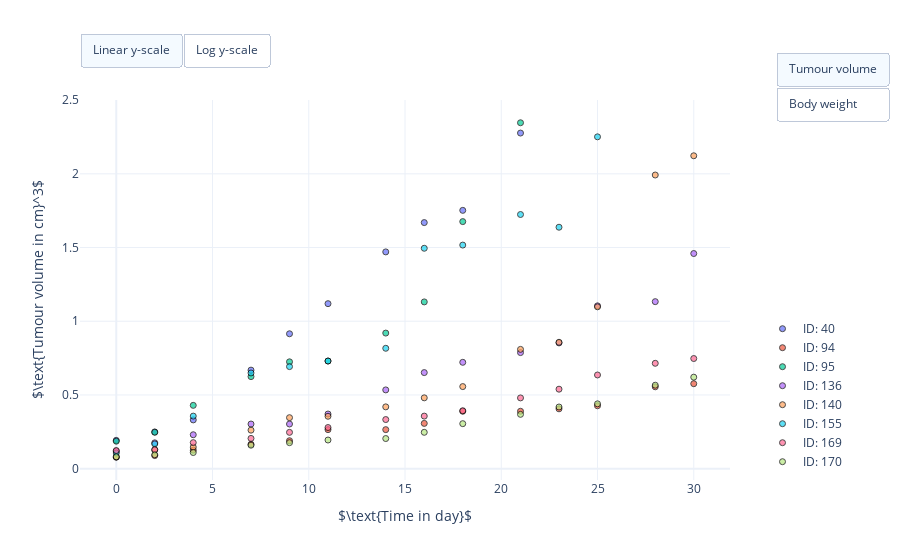

Notebook code for this chart:
### Markdown cell above
## Recap: Observed tumour growth in absence of treatment

In [1] patient-derived tumour explants LXF A677 (adenocarcinoma of the lung) were implanted in mice. The tumour growth was monitored over a period of 30 days. For more information on the dataset please refer to [[n3](https://nbviewer.jupyter.org/github/DavAug/ErlotinibGefitinib/blob/master/notebooks/lung_cancer/control_growth/data_preparation.ipynb)].

### Code cell
import os

import pandas as pd

import pkpd.plots


# Import data
# Get path of current working directory
path = os.getcwd()

# Import LXF A677 control growth data
data = pd.read_csv(path + '/data/lxf_control_growth.csv')

# Create scatter plot
fig = pkpd.plots.plot_measurements(data)

# Show figure
fig.show()

### Figure 1 — Plotly figure (JSON) as saved in the notebook; plotly's stock layout.template omitted (floating-point values rounded to 4 significant figures)
{"data": [{"hovertemplate": "<b>ID: 40</b><br>Time: %{x:} day<br>Tumour volume: %{y:.02f} cm^3<br>Body weight: %{text}<br>Cancer type: Lung cancer (LXF A677)<br><extra></extra>", "marker": {"color": "#636EFA", "line": {"color": "black", "width": 1}, "opacity": 0.7, "symbol": "circle"}, "mode": "markers", "name": "ID: 40", "showlegend": true, "text": ["26.8 g", "26.1 g", "26.5 g", "26.5 g", "27.1 g", "26.0 g", "26.4 g", "26.0 g", "25.4 g", "26.2 g"], "type": "scatter", "x": [0, 2, 4, 7, 9, 11, 14, 16, 18, 21], "y": [0.1918, 0.2492, 0.3307, 0.6684, 0.915, 1.119, 1.47, 1.669, 1.752, 2.277]}, {"hovertemplate": "<b>ID: 40</b><br>Time: %{x:} day<br>Tumour volume: %{y:.02f} cm^3<br>Body weight: %{text}<br>Cancer type: Lung cancer (LXF A677)<br><extra></extra>", "marker": {"color": "#636EFA", "line": {"color": "black", "width": 1}, "opacity": 0.7, "symbol": "circle"}, "mode": "markers", "name": "ID: 40", "showlegend": true, "text": ["26.8 g", "26.1 g", "26.5 g", "26.5 g", "27.1 g", "26.0 g", "26.4 g", "26.0 g", "25.4 g", "26.2 g"], "type": "scatter", "visible": false, "x": [0, 2, 4, 7, 9, 11, 14, 16, 18, 21], "y": [26.8, 26.1, 26.5, 26.5, 27.1, 26, 26.4, 26, 25.4, 26.2]}, {"hovertemplate": "<b>ID: 94</b><br>Time: %{x:} day<br>Tumour volume: %{y:.02f} cm^3<br>Body weight: %{text}<br>Cancer type: Lung cancer (LXF A677)<br><extra></extra>", "marker": {"color": "#EF553B", "line": {"color": "black", "width": 1}, "opacity": 0.7, "symbol": "circle"}, "mode": "markers", "name": "ID: 94", "showlegend": true, "text": ["18.3 g", "18.2 g", "18.5 g", "18.3 g", "18.7 g", "17.9 g", "18.4 g", "18.2 g", "18.7 g", "20.0 g", "20.2 g", "20.3 g", "20.0 g", "19.2 g"], "type": "scatter", "x": [0, 2, 4, 7, 9, 11, 14, 16, 18, 21, 23, 25, 28, 30], "y": [0.07725, 0.08848, 0.1253, 0.1655, 0.1895, 0.2647, 0.2647, 0.3069, 0.3892, 0.3892, 0.4058, 0.4265, 0.5551, 0.5762]}, {"hovertemplate": "<b>ID: 94</b><br>Time: %{x:} day<br>Tumour volume: %{y:.02f} cm^3<br>Body weight: %{text}<br>Cancer type: Lung cancer (LXF A677)<br><extra></extra>", "marker": {"color": "#EF553B", "line": {"color": "black", "width": 1}, "opacity": 0.7, "symbol": "circle"}, "mode": "markers", "name": "ID: 94", "showlegend": true, "text": ["18.3 g", "18.2 g", "18.5 g", "18.3 g", "18.7 g", "17.9 g", "18.4 g", "18.2 g", "18.7 g", "20.0 g", "20.2 g", "20.3 g", "20.0 g", "19.2 g"], "type": "scatter", "visible": false, "x": [0, 2, 4, 7, 9, 11, 14, 16, 18, 21, 23, 25, 28, 30], "y": [18.3, 18.2, 18.5, 18.3, 18.7, 17.9, 18.4, 18.2, 18.7, 20, 20.2, 20.3, 20, 19.2]}, {"hovertemplate": "<b>ID: 95</b><br>Time: %{x:} day<br>Tumour volume: %{y:.02f} cm^3<br>Body weight: %{text}<br>Cancer type: Lung cancer (LXF A677)<br><extra></extra>", "marker": {"color": "#00CC96", "line": {"color": "black", "width": 1}, "opacity": 0.7, "symbol": "circle"}, "mode": "markers", "name": "ID: 95", "showlegend": true, "text": ["22.3 g", "23.0 g", "22.4 g", "23.6 g", "24.1 g", "22.7 g", "23.6 g", "23.3 g", "23.3 g", "23.3 g"], "type": "scatter", "x": [0, 2, 4, 7, 9, 11, 14, 16, 18, 21], "y": [0.1862, 0.2464, 0.4293, 0.6243, 0.7247, 0.7301, 0.9196, 1.131, 1.676, 2.347]}, {"hovertemplate": "<b>ID: 95</b><br>Time: %{x:} day<br>Tumour volume: %{y:.02f} cm^3<br>Body weight: %{text}<br>Cancer type: Lung cancer (LXF A677)<br><extra></extra>", "marker": {"color": "#00CC96", "line": {"color": "black", "width": 1}, "opacity": 0.7, "symbol": "circle"}, "mode": "markers", "name": "ID: 95", "showlegend": true, "text": ["22.3 g", "23.0 g", "22.4 g", "23.6 g", "24.1 g", "22.7 g", "23.6 g", "23.3 g", "23.3 g", "23.3 g"], "type": "scatter", "visible": false, "x": [0, 2, 4, 7, 9, 11, 14, 16, 18, 21], "y": [22.3, 23, 22.4, 23.6, 24.1, 22.7, 23.6, 23.3, 23.3, 23.3]}, {"hovertemplate": "<b>ID: 136</b><br>Time: %{x:} day<br>Tumour volume: %{y:.02f} cm^3<br>Body weight: %{text}<br>Cancer type: Lung cancer (LXF A677)<br><extra></extra>", "marker": {"color": "#AB63FA", "line": {"color": "black", "width": 1}, "opacity": 0.7, "symbol": "circle"}, "mode": "markers", "name": "ID: 136", "showlegend": true, "text": ["25.4 g", "26.2 g", "28.3 g", "28.0 g", "25.1 g", "22.9 g", "24.1 g", "23.9 g", "23.0 g", "24.0 g", "23.7 g", "24.7 g", "24.6 g", "24.2 g"], "type": "scatter", "x": [0, 2, 4, 7, 9, 11, 14, 16, 18, 21, 23, 25, 28, 30], "y": [0.1186, 0.1751, 0.23, 0.3027, 0.3027, 0.3704, 0.5342, 0.6517, 0.7213, 0.7873, 0.853, 1.105, 1.133, 1.459]}, {"hovertemplate": "<b>ID: 136</b><br>Time: %{x:} day<br>Tumour volume: %{y:.02f} cm^3<br>Body weight: %{text}<br>Cancer type: Lung cancer (LXF A677)<br><extra></extra>", "marker": {"color": "#AB63FA", "line": {"color": "black", "width": 1}, "opacity": 0.7, "symbol": "circle"}, "mode": "markers", "name": "ID: 136", "showlegend": true, "text": ["25.4 g", "26.2 g", "28.3 g", "28.0 g", "25.1 g", "22.9 g", "24.1 g", "23.9 g", "23.0 g", "24.0 g", "23.7 g", "24.7 g", "24.6 g", "24.2 g"], "type": "scatter", "visible": false, "x": [0, 2, 4, 7, 9, 11, 14, 16, 18, 21, 23, 25, 28, 30], "y": [25.4, 26.2, 28.3, 28, 25.1, 22.9, 24.1, 23.9, 23, 24, 23.7, 24.7, 24.6, 24.2]}, {"hovertemplate": "<b>ID: 140</b><br>Time: %{x:} day<br>Tumour volume: %{y:.02f} cm^3<br>Body weight: %{text}<br>Cancer type: Lung cancer (LXF A677)<br><extra></extra>", "marker": {"color": "#FFA15A", "line": {"color": "black", "width": 1}, "opacity": 0.7, "symbol": "circle"}, "mode": "markers", "name": "ID: 140", "showlegend": true, "text": ["22.7 g", "23.6 g", "23.6 g", "24.4 g", "25.0 g", "23.5 g", "24.8 g", "24.3 g", "23.8 g", "23.3 g", "23.7 g", "24.8 g", "24.7 g", "24.1 g"], "type": "scatter", "x": [0, 2, 4, 7, 9, 11, 14, 16, 18, 21, 23, 25, 28, 30], "y": [0.07933, 0.1269, 0.1461, 0.2611, 0.3457, 0.3552, 0.419, 0.4803, 0.5567, 0.809, 0.8573, 1.098, 1.992, 2.123]}, {"hovertemplate": "<b>ID: 140</b><br>Time: %{x:} day<br>Tumour volume: %{y:.02f} cm^3<br>Body weight: %{text}<br>Cancer type: Lung cancer (LXF A677)<br><extra></extra>", "marker": {"color": "#FFA15A", "line": {"color": "black", "width": 1}, "opacity": 0.7, "symbol": "circle"}, "mode": "markers", "name": "ID: 140", "showlegend": true, "text": ["22.7 g", "23.6 g", "23.6 g", "24.4 g", "25.0 g", "23.5 g", "24.8 g", "24.3 g", "23.8 g", "23.3 g", "23.7 g", "24.8 g", "24.7 g", "24.1 g"], "type": "scatter", "visible": false, "x": [0, 2, 4, 7, 9, 11, 14, 16, 18, 21, 23, 25, 28, 30], "y": [22.7, 23.6, 23.6, 24.4, 25, 23.5, 24.8, 24.3, 23.8, 23.3, 23.7, 24.8, 24.7, 24.1]}, {"hovertemplate": "<b>ID: 155</b><br>Time: %{x:} day<br>Tumour volume: %{y:.02f} cm^3<br>Body weight: %{text}<br>Cancer type: Lung cancer (LXF A677)<br><extra></extra>", "marker": {"color": "#19D3F3", "line": {"color": "black", "width": 1}, "opacity": 0.7, "symbol": "circle"}, "mode": "markers", "name": "ID: 155", "showlegend": true, "text": ["26.0 g", "27.3 g", "27.5 g", "28.2 g", "28.7 g", "27.9 g", "28.6 g", "29.0 g", "28.0 g", "28.9 g", "28.5 g", "29.6 g"], "type": "scatter", "x": [0, 2, 4, 7, 9, 11, 14, 16, 18, 21, 23, 25], "y": [0.1059, 0.1677, 0.3563, 0.649, 0.6922, 0.7301, 0.8165, 1.495, 1.517, 1.724, 1.638, 2.251]}, {"hovertemplate": "<b>ID: 155</b><br>Time: %{x:} day<br>Tumour volume: %{y:.02f} cm^3<br>Body weight: %{text}<br>Cancer type: Lung cancer (LXF A677)<br><extra></extra>", "marker": {"color": "#19D3F3", "line": {"color": "black", "width": 1}, "opacity": 0.7, "symbol": "circle"}, "mode": "markers", "name": "ID: 155", "showlegend": true, "text": ["26.0 g", "27.3 g", "27.5 g", "28.2 g", "28.7 g", "27.9 g", "28.6 g", "29.0 g", "28.0 g", "28.9 g", "28.5 g", "29.6 g"], "type": "scatter", "visible": false, "x": [0, 2, 4, 7, 9, 11, 14, 16, 18, 21, 23, 25], "y": [26, 27.3, 27.5, 28.2, 28.7, 27.9, 28.6, 29, 28, 28.9, 28.5, 29.6]}, {"hovertemplate": "<b>ID: 169</b><br>Time: %{x:} day<br>Tumour volume: %{y:.02f} cm^3<br>Body weight: %{text}<br>Cancer type: Lung cancer (LXF A677)<br><extra></extra>", "marker": {"color": "#FF6692", "line": {"color": "black", "width": 1}, "opacity": 0.7, "symbol": "circle"}, "mode": "markers", "name": "ID: 169", "showlegend": true, "text": ["26.9 g", "26.8 g", "26.2 g", "26.2 g", "27.3 g", "26.6 g", "28.0 g", "27.6 g", "26.6 g", "27.9 g", "27.4 g", "28.6 g", "27.5 g", "28.0 g"], "type": "scatter", "x": [0, 2, 4, 7, 9, 11, 14, 16, 18, 21, 23, 25, 28, 30], "y": [0.123, 0.1288, 0.1764, 0.2052, 0.2461, 0.2788, 0.333, 0.3564, 0.3928, 0.4799, 0.5391, 0.6354, 0.7146, 0.747]}, {"hovertemplate": "<b>ID: 169</b><br>Time: %{x:} day<br>Tumour volume: %{y:.02f} cm^3<br>Body weight: %{text}<br>Cancer type: Lung cancer (LXF A677)<br><extra></extra>", "marker": {"color": "#FF6692", "line": {"color": "black", "width": 1}, "opacity": 0.7, "symbol": "circle"}, "mode": "markers", "name": "ID: 169", "showlegend": true, "text": ["26.9 g", "26.8 g", "26.2 g", "26.2 g", "27.3 g", "26.6 g", "28.0 g", "27.6 g", "26.6 g", "27.9 g", "27.4 g", "28.6 g", "27.5 g", "28.0 g"], "type": "scatter", "visible": false, "x": [0, 2, 4, 7, 9, 11, 14, 16, 18, 21, 23, 25, 28, 30], "y": [26.9, 26.8, 26.2, 26.2, 27.3, 26.6, 28, 27.6, 26.6, 27.9, 27.4, 28.6, 27.5, 28]}, {"hovertemplate": "<b>ID: 170</b><br>Time: %{x:} day<br>Tumour volume: %{y:.02f} cm^3<br>Body weight: %{text}<br>Cancer type: Lung cancer (LXF A677)<br><extra></extra>", "marker": {"color": "#B6E880", "line": {"color": "black", "width": 1}, "opacity": 0.7, "symbol": "circle"}, "mode": "markers", "name": "ID: 170", "showlegend": true, "text": ["28.3 g", "27.7 g", "27.9 g", "28.8 g", "29.3 g", "28.6 g", "29.5 g", "28.9 g", "26.8 g", "28.7 g", "27.3 g", "28.7 g", "28.5 g", "27.5 g"], "type": "scatter", "x": [0, 2, 4, 7, 9, 11, 14, 16, 18, 21, 23, 25, 28, 30], "y": [0.08006, 0.09422, 0.1093, 0.159, 0.1762, 0.1941, 0.2042, 0.2464, 0.3051, 0.3683, 0.4182, 0.4396, 0.5662, 0.6206]}, {"hovertemplate": "<b>ID: 170</b><br>Time: %{x:} day<br>Tumour volume: %{y:.02f} cm^3<br>Body weight: %{text}<br>Cancer type: Lung cancer (LXF A677)<br><extra></extra>", "marker": {"color": "#B6E880", "line": {"color": "black", "width": 1}, "opacity": 0.7, "symbol": "circle"}, "mode": "markers", "name": "ID: 170", "showlegend": true, "text": ["28.3 g", "27.7 g", "27.9 g", "28.8 g", "29.3 g", "28.6 g", "29.5 g", "28.9 g", "26.8 g", "28.7 g", "27.3 g", "28.7 g", "28.5 g", "27.5 g"], "type": "scatter", "visible": false, "x": [0, 2, 4, 7, 9, 11, 14, 16, 18, 21, 23, 25, 28, 30], "y": [28.3, 27.7, 27.9, 28.8, 29.3, 28.6, 29.5, 28.9, 26.8, 28.7, 27.3, 28.7, 28.5, 27.5]}], "layout": {"autosize": true, "legend": {"x": 1.05, "xanchor": "left", "y": 0.01, "yanchor": "bottom"}, "updatemenus": [{"buttons": [{"args": [{"yaxis.type": "linear"}], "label": "Linear y-scale", "method": "relayout"}, {"args": [{"yaxis.type": "log"}], "label": "Log y-scale", "method": "relayout"}], "direction": "left", "pad": {"r": 0, "t": -10}, "showactive": true, "type": "buttons", "x": 0, "xanchor": "left", "y": 1.15, "yanchor": "top"}, {"buttons": [{"args": [{"visible": [true, false, true, false, true, false, true, false, true, false, true, false, true, false, true, false]}, {"yaxis": {"title": "$\\text{Tumour volume in cm}^3$"}}], "label": "Tumour volume", "method": "update"}, {"args": [{"visible": [false, true, false, true, false, true, false, true, false, true, false, true, false, true, false, true]}, {"yaxis": {"title": "$\\text{Body weight in g}$"}}], "label": "Body weight", "method": "update"}], "direction": "down", "pad": {"r": 0, "t": -10}, "showactive": true, "type": "buttons", "x": 1.07, "xanchor": "left", "y": 1.1, "yanchor": "top"}], "xaxis": {"title": {"text": "$\\text{Time in day}$"}}, "yaxis": {"title": {"text": "$\\text{Tumour volume in cm}^3$"}}}}
